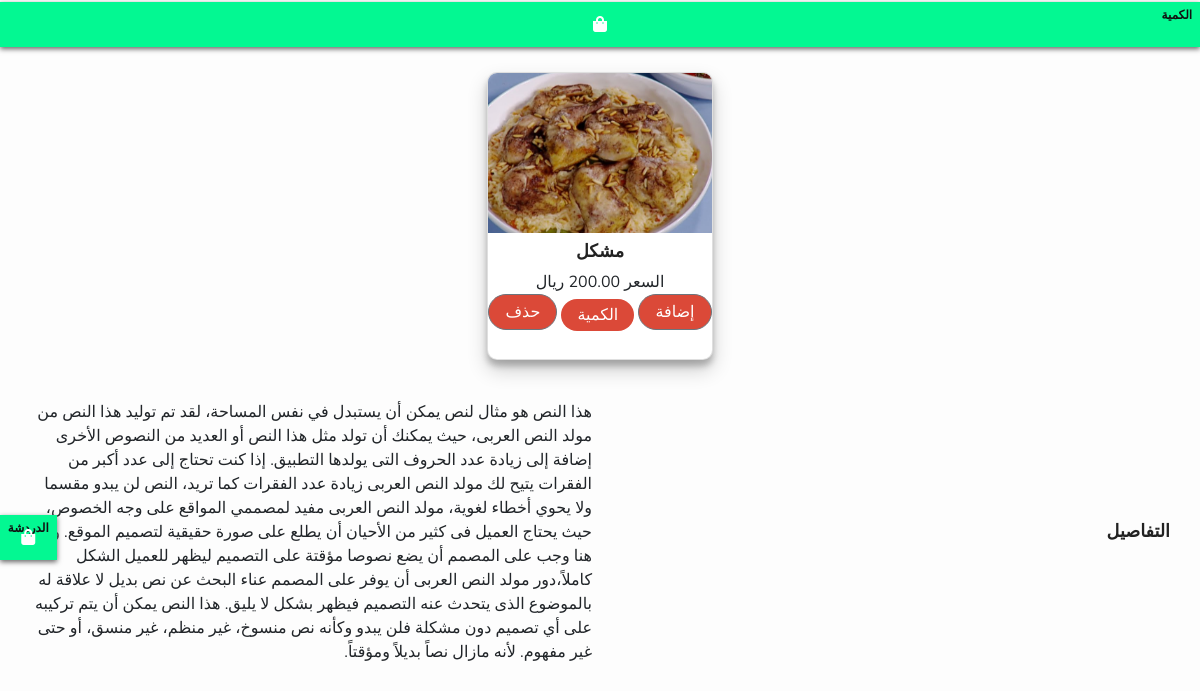
Page /product/detail/1 on the committed database.
### app/models.py (models this page shows, shortened)
class Product(models.Model):
    name = models.CharField(max_length=200)
    price = models.DecimalField(max_digits=7, decimal_places=2)
    discount_price = models.FloatField(blank=True, null=True)
    digital = models.BooleanField(default=False, null=True, blank=True)
    image = models.ImageField(null=False, blank=False)
    description = models.TextField(blank=True, null=True)
    @property
    def imageURL(self):
        try:
            url = self.image.url
        except:
            url = ''
        return url

### app/views.py (the view)
# urls.py: path('product/detail/<int:id>', views.product_detail, name='product_detail'),
def product_detail(request, id):
    product = Product.objects.get(id=id)
    return render(request, 'product_detail.html', {'product':product})

### app/templates/product_detail.html (shortened to what this page needs)
{% extends "base.html" %}
{% block content %}
{% load static %}
<body>
<main>
    <div class="container">
    <div class="card">
        <img class="card--avatar" src="{{product.imageURL}}" />
        <h1 class="card--title">{{product.name}}</h1>
        <div class="cart--row">
            <p class="card-text"> السعر {{product.price}} ريال </p>
        </div>
        <div class="cart--row">
            <button data-product="{{ product.id }}" data-action="add" class=" card--link btn btn-outline-secondary add-to-cart update-cart">إضافة</button>
            <a class="card--link quantity{{product.id}}">الكمية</a>
            <button data-product="{{ product.id }}" data-action="remove" class="card--link btn btn-outline-secondary add-to-cart update-cart">حذف</button>
        </div>
    </div>
    </div>
</main>
</body>
<div class="container">
    <h1 class="card--title">التفاصيل</h1>
    {{product.description}}
</div>
{% endblock content %}

### static/css/main.css (style rules this page uses)
body { background-color: hsl(0, 0%, 98%); }
h1,h2,h3,h4,h5,h6 { color:hsl(0, 0%, 30%); }
.btn { border-radius: 0; }

### static/css/style.css (style rules this page uses)
* { margin: 0; padding: auto; box-sizing: border-box; }
body { background: #fdfdfd; font-family: "Nunito", sans-serif; font-size: 1rem; }
main { margin: auto; padding: 0.5rem; text-align: center; }
h1 { color: #e74c3c; margin-bottom: 0.5rem; }
.container { display: grid; grid-template-columns: repeat(auto-fit, minmax(15rem, 1fr)); grid-gap: 1rem; justify-content: center; align-items: center; margin: auto; padding: 1rem 0; }
.card { display: flex; align-items: center; flex-direction: column; width: auto; height: 18rem; background: #fff; box-shadow: 0 10px 20px rgba(0, 0, 0, 0.19), 0 6px 6px rgba(0, 0, 0, 0.23); border-radius: 10px; margin: auto; overflow: hidden; }
.card--avatar { width: 100%; height: 10rem; object-fit: cover; }
.card--title { color: #222; font-weight: 700; text-transform: capitalize; font-size: 1.1rem; margin-top: 0.5rem; }
.card--link { text-decoration: none; background: #db4938; color: #fff; padding: 0.3rem 1rem; border-radius: 20px; margin-bottom: 0.5rem; }

### rows in the picture
Product: imageURL (placeholder picture), name "مشكل", description "هذا النص هو مثال لنص يمكن أن يستبدل في نفس المساحة، لقد تم توليد هذا النص من مولد النص العربى، حيث يمكنك أن تولد مثل هذا النص أو العديد من النصوص الأخرى إضافة إلى زيادة عدد الحروف التى يولدها التطبيق. إذا كنت تحتاج إلى عدد أكبر من الفقرات يتيح لك مولد النص العربى زيادة عدد الفقرات كما تريد، النص لن يبدو مقسما ولا يحوي أخطاء لغوية، مولد النص العربى مفيد لمصممي المواقع على وجه الخصوص، حيث يحتاج العميل فى كثير من الأحيان أن يطلع على صورة حقيقية لتصميم الموقع. ومن هنا وجب على المصمم أن يضع نصوصا مؤقتة على التصميم ليظهر للعميل الشكل كاملاً،دور مولد النص العربى أن يوفر على المصمم عناء البحث عن نص بديل لا علاقة له بالموضوع الذى يتحدث عنه التصميم فيظهر بشكل لا يليق. هذا النص يمكن أن يتم تركيبه على…"
